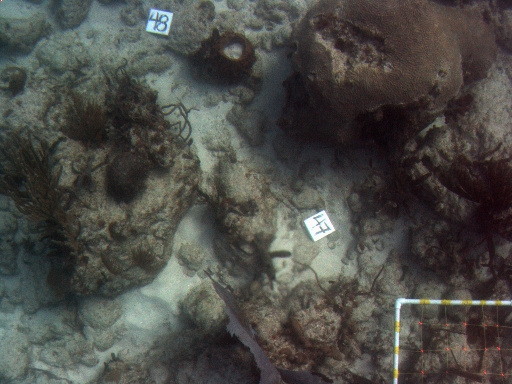
#> input picture Lab2/MVG_Lab2_python_empty/MVG_Lab2_python_empty_for_students/MiamiSet00/imgl01311.jpg, 512 x 384 px
$ python lab2_section3.py
#> lines starting #> are read from the running program, lines starting #| are printed output that depends on the picture
### Lab2/MVG_Lab2_python_empty/MVG_Lab2_python_empty_for_students/src/internal/match_sift.py
import cv2
import matplotlib.pyplot as plt
import numpy as np

def match_sift(img1, img2, dist_ratio=0.6, draw_matches=True):
    """This function reads two images, finds their SIFT features, and creates
    associations between SIFT features using theri descriptors.
    A match is accepted only if its distance is less than dist_ratio times the distance to the
    second closest match. If draw_matches is true, then it displays lines connecting the matched keypoints.
    It returns two list of matched points, using the uv coordinate convention.
    It also returns the original SIFT locations and descriptors for both images.

    Args:
        img1 (cv2.Mat): First grayscale image.
        img2 (cv2.Mat): Second grayscale image.
        dist_ratio (float, optional): Lowe's ratio. Defaults to 0.6.
        draw_matches (bool, optional): Plotting the matched features or not. Defaults to True.

    Returns:
        (numpy.ndarray, numpy.ndarray,
        list[cv2.KeyPoint], numpy.ndarray,
        list[cv2.KeyPoint], numpy.ndarray): Tuple containing the set of points on images #1 and #2,
                                            the keypoints and descriptors in images #1, and
                                            the keypoints and descriptors in images #2.
    """

    # Create SIFT object
    sift = cv2.SIFT_create()

    # Find SIFT keypoints for each image
    kpts1, descs1 = sift.detectAndCompute(img1, None)
    kpts2, descs2 = sift.detectAndCompute(img2, None)

    colour = (0,255,255) # cyan
    thickness = 1
    cols1 = img1.shape[1]

    # Convert descriptors to unit vectors
    descs1 = descs1 / np.linalg.norm(descs1, axis=1)[:,None]
    descs2 = descs2 / np.linalg.norm(descs2, axis=1)[:,None]

    # For each descriptor in the first image, select its match to second image.
    descs2t = descs2.T
    match = np.ones((descs1.shape[0]), dtype=np.int64) * -1
    for i in range(descs1.shape[0]):
        # Computes vector of inverse cosines of dot products
        # using cosine similarity instead of euclidean distance
        angles = np.arccos(descs1[i,:] @ descs2t)

        # Sort angles and return sorted indices and values
        indx = np.argsort(angles)
        vals = angles[indx]

        # Check if nearest neighbor has angle less than Lowe's ratio times 2nd.
        if (vals[0] < dist_ratio * vals[1]):
            match[i] = indx[0]

    if draw_matches:
        # Create a new image showing the two images side by side
        img3 = cv2.hconcat([img1, img2])

        # create 3-channel grayscale image
        img3 = cv2.merge([img3, img3, img3])

        # Show a figure with lines joining the accepted matches
        for i in range(descs1.shape[0]):
            if match[i] > -1:
                img3 = cv2.line(img3, (int(round(kpts1[i].pt[0])), int(round(kpts1[i].pt[1]))),
                                      (int(round(kpts2[match[i]].pt[0]) + cols1), int(round(kpts2[match[i]].pt[1]))),
                                       colour, thickness)

        plt.imshow(img3, origin="upper"); plt.show()
        num = np.sum(match > -1)
        print(f"Found {num} matches.")

    # Create the lists of prospective matched points
    num_points = np.sum(match > -1)
    CL1uv = np.zeros((num_points,2))
    CL2uv = np.zeros((num_points,2))
    cl_counter = 0

    for i in range(descs1.shape[0]):
        if (match[i] > -1):
            CL1uv[cl_counter,:] = [int(round(kpts1[i].pt[0])), int(round(kpts1[i].pt[1]))]
            CL2uv[cl_counter,:] = [int(round(kpts2[match[i]].pt[0])), int(round(kpts2[match[i]].pt[1]))]
            cl_counter += 1

    return CL1uv, CL2uv, kpts1, descs1, kpts2, descs2


def match_sift_opencv(descs1, descs2, dist_ratio=0.6):
    """This function finds matches between two sets of descriptors by first running a
    Brute-force matching scheme and then selecting the match if it passes Lowe's ratio test.
    It returns a list of cv2.DMatch objects containing information about the matching features.

    Args:
        descs1 (numpy.ndarray): Descriptors in first image. Size: Nx128, with N number of features.
        descs2 (numpy.ndarray): Descriptors in second image. Size: Nx128, with N number of features.
        dist_ratio (float, optional): Lowe's ratio. Defaults to 0.6.

    Returns:
        list[DMatch]: List of matches (cv2.DMatch) between the two sets of descriptors.
    """

    # Apply Brute Force matching and find two best matches per feature
    bf = cv2.BFMatcher()
    matches = bf.knnMatch(descs1, descs2, k=2)

    # Iterate over matches
    good_matches = []
    for m,n in matches:
        # Apply Lowe's ratio
        if m.distance < dist_ratio*n.distance:
            good_matches.append([m])

    return good_matches

# [26 lines left out: function draw_matches_opencv, not called in this run]

### Lab2/MVG_Lab2_python_empty/MVG_Lab2_python_empty_for_students/src/projection_error.py
import numpy as np

def projection_error(H12, CL1uv, CL2uv):
    """Given two list of coordinates (CL1uv and CL2uv) on two images and the
    homography that relates them (H12) this function will compute an error vector
    (errorVec).  This vector will contain the Euclidean distance between each
    point in CL1uv and its corresponding point in CL2uv after applying the
    homography  H12.

    Args:
        H12 (numpy.ndarray): Homography relating image #1 and image #2. 3x3 matrix.
        CL1uv (numpy.ndarray): Set of points on image #1. Each row represents a 2-D point (u,v). Size: Nx2, with N number of points.
        CL2uv (numpy.ndarray): Set of points on image #2. Each row represents a 2-D point (u,v). Size: Nx2, with N number of points.

    Returns:
        numpy.ndarray: Set of L2 norm's calculated between the original and projected points. Size: Nx1, with N number of points.
    """
    number_of_points = CL2uv.shape[0]
    # print(f"This is the shape of CL2uv {CL2uv.shape}")
    ones = np.ones((number_of_points,1))
    CL2uv_homogenous = np.concatenate((CL2uv, ones), axis=1).T
    # print(f"This is the shape of CL2uv_homogenous {CL2uv_homogenous.shape}")
    predicted_CL1uv_homogenous = H12 @ CL2uv_homogenous
    # print(f"This is the shape of predicted_CL1uv_homogenous {predicted_CL1uv_homogenous.shape}")

    predicted_CL1uv_cartesian = predicted_CL1uv_homogenous[0:2,]/predicted_CL1uv_homogenous[2:3,]
    # print(f"This is the shape of predicted_CL1uv_cartesian.T {predicted_CL1uv_cartesian.T.shape}")

    error_per_point = np.linalg.norm(predicted_CL1uv_cartesian.T - CL1uv, axis=1)

    # print(f"This is error_per_point of per point {error_per_point}")
    # Project coordinates of second image onto first one
    return error_per_point

    # Calculate the projection error vector
# The following code is for checking the consistency of
# [5 lines that do not run on import are left out]

### Lab2/MVG_Lab2_python_empty/MVG_Lab2_python_empty_for_students/lab2_section3.py
import os
import cv2
import numpy as np
import matplotlib.pyplot as plt

from src.internal.match_sift import match_sift, match_sift_opencv

# the following has not been implemented yet
from src.projection_error import projection_error

def Section3():

    print("Running Section 3...")

    img1_name = "imgl01311.jpg"
    img2_name = "imgl01396.jpg"

    #img1_name = "IMG_1253_small.JPG"
    #img2_name = "IMG_1254_small.JPG"

    ############## LOAD DATA ################

    # Load images from disk
    project_dir = os.getcwd()
    img1_path = os.path.join(project_dir, "MiamiSet00", img1_name)
    img2_path = os.path.join(project_dir, "MiamiSet00", img2_name)
    img1 = cv2.imread(img1_path, cv2.IMREAD_GRAYSCALE)
#> img1: shape (384, 512); min 4, max 251, mean 75.1
    img2 = cv2.imread(img2_path, cv2.IMREAD_GRAYSCALE)
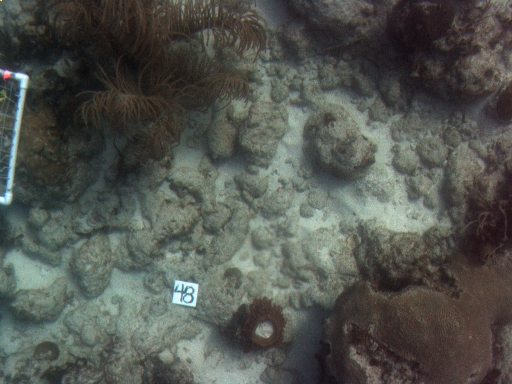
#> input picture Lab2/MVG_Lab2_python_empty/MVG_Lab2_python_empty_for_students/MiamiSet00/imgl01396.jpg, 512 x 384 px
#> img2: shape (384, 512); min 9, max 250, mean 83.3


    ############## SECTION 3 ################

    H12 = np.array([[0.923963,  0.105144,  -41.64614],
                  [-0.105144, 0.923963, -224.7121],
                  [0.0,       0.0,         1.0]])


 #   H12 = np.matrix([[0.991966, 0.135529, -85.4565],
 #                   [-0.135529, 0.991966, -372.3004],
 #                   [0, 0, 1]])


    # Do feature association with the modified match function
    dist_ratio = 0.8
    draw_matches = True
    CL1uv, CL2uv, kpts1, descs1, kpts2, descs2 = match_sift(img1, img2, dist_ratio, draw_matches)
#> in match_sift, `kpts1, descs1 = sift.detectAndCompute(img1, None)`: kpts1 = 1152 keypoints; strongest (x, y, size): (476, 302, 3.7), (400, 302, 6.4), (396, 380, 3.1), (320, 225, 19.8)
#> in match_sift, `kpts2, descs2 = sift.detectAndCompute(img2, None)`: kpts2 = 1031 keypoints; strongest (x, y, size): (23, 78, 8.4), (7, 73, 4.8), (194, 304, 3.3), (20, 104, 5.1)
#> in match_sift, `descs2t = descs2.T`:
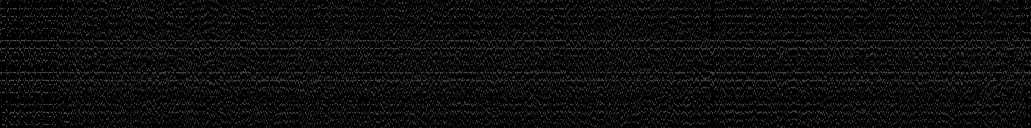
#> descs2t: shape (128, 1031) float32; min 0, max 0.349, mean 0.0535
#> after the loop in match_sift, `for i in range(descs1.shape[0]):`: match = 1152 values, max 960 at index 896, min -1 at index 0, mean 26.39
#> in match_sift, `img3 = cv2.hconcat([img1, img2])`:
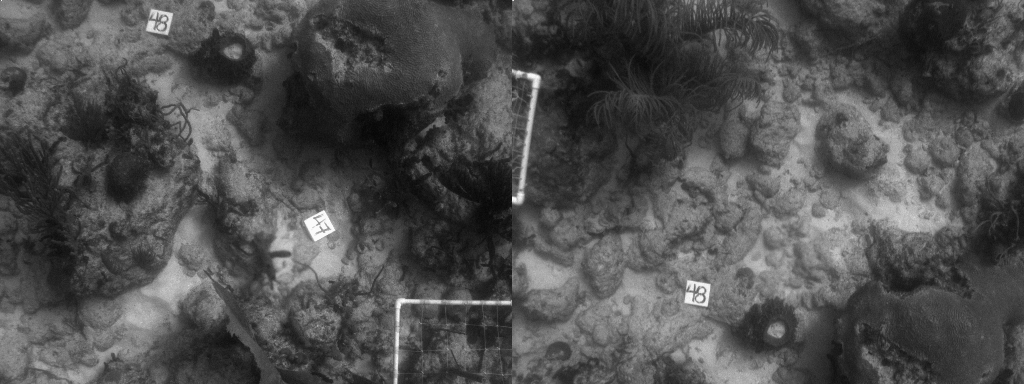
#> img3: shape (384, 1024); min 4, max 251, mean 79.2
#> after the loop in match_sift, `for i in range(descs1.shape[0]):`:
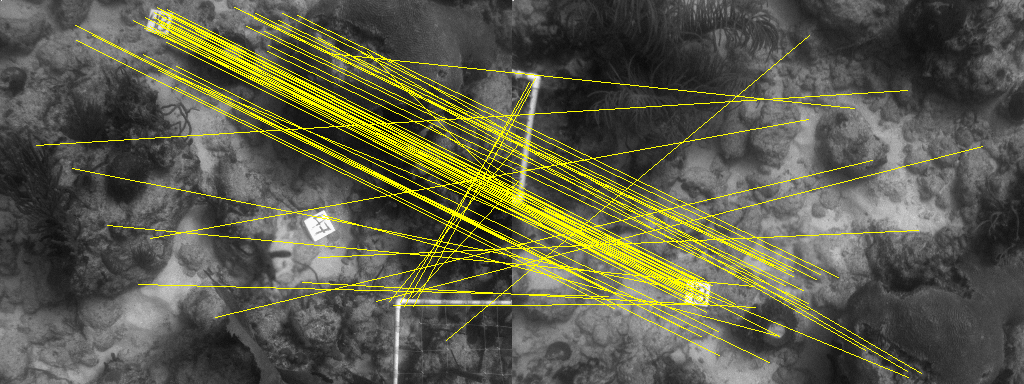
#> img3: shape (384, 1024, 3); mean of channels 0, 1, 2 73.6, 92.5, 92.5; drawn as B, G, R
#> in match_sift, `num = np.sum(match > -1)`: num = 73
#| Found 73 matches.
#> after the loop in match_sift, `for i in range(descs1.shape[0]):`: CL1uv = 73 pairs, first value 36 to 446, second value 7 to 340; CL2uv = 73 pairs, first value 5 to 470, second value 35 to 377; cl_counter = 73

    # print(f"This is the shape of CL1uv, CL2uv and H12 {CL1uv.shape} and {CL2uv.shape} and {H12.shape}")
    # exit()
    # This is an alternative way of finding matches, filtering them with Lowe's ratio
    # and showing the associations, using opencv functions
    matches = match_sift_opencv(descs1, descs2, dist_ratio)
#> in match_sift_opencv, `matches = bf.knnMatch(descs1, descs2, k=2)`: matches = 1152 matches
#> after the loop in match_sift_opencv, `for m,n in matches:`: good_matches = 70 matches
#> matches = 70 matches
    img3 = cv2.drawMatchesKnn(img1, kpts1, img2, kpts2, matches, None, flags=cv2.DrawMatchesFlags_NOT_DRAW_SINGLE_POINTS)
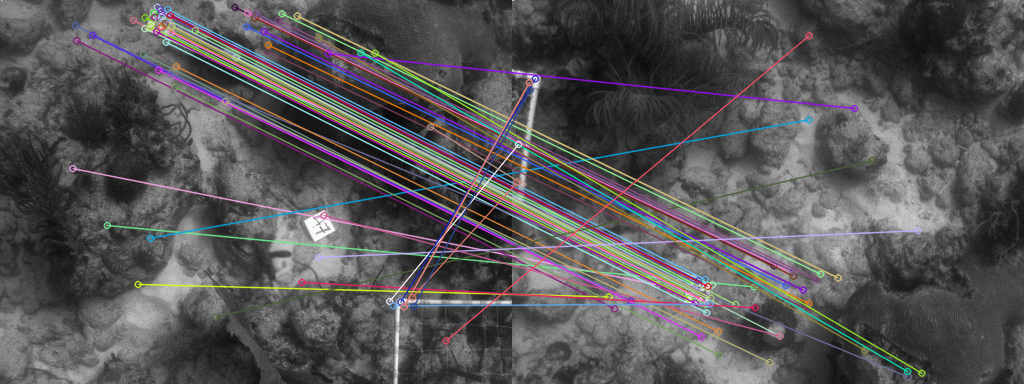
#> img3: shape (384, 1024, 3); mean of channels 0, 1, 2 85.7, 84.8, 86.5; drawn as B, G, R
    plt.imshow(img3, origin="upper"); plt.show()

    draw_matches = False
    dist_threshold = 50

    # Initialize stacks for plotting.
    dist_ratios = []
    avg_rep_errors = []
    max_rep_errors = []
    num_points = []
    num_points_over_threshold = []

    # Iterate over different Lowe's ratio
    step = 0.05
    for dist_ratio in np.arange(0.4, 0.9 + step, step):

        # Find matches between image #1 and #2 and calculate the projection error
        CL1uv, CL2uv, kpts1, descs1, kpts2, descs2 = match_sift(img1, img2, dist_ratio, draw_matches)

        # print(f"This is the shape of predicted_CL1uv_homogenous {predicted_CL1uv_homogenous.shape}")
        # exit()
        error_vec = projection_error(H12,CL1uv,CL2uv)
        print(error_vec)
        if error_vec.size == 0:
            print("No features were associated.")
        else:
            dist_ratios.append(dist_ratio)
            avg_rep_errors.append(np.mean(error_vec))
            max_rep_errors.append(np.max(error_vec))
            num_points.append(CL1uv.shape[0])
            num_points_over_threshold.append(np.sum(error_vec > dist_threshold))
#> this loop made 11 passes
#> (CL1uv, CL2uv, CL2uv_homogenous in projection_error, predicted_CL1uv_cartesian in projection_error, error_vec) on pass 1: ([[158, 20], [161, 26], [165, 23], [236, 57]], [[184, 291], [188, 298], [191, 294], [267, 336]], [[184, 188, 191, 267], [291, 298, 294, 336], [1, 1, 1, 1]], [[159, 163.4, 165.7, 240.4], [24.81, 30.86, 26.85, 57.67]], [4.91, 5.42, 3.92, 4.43])
#> (printed output is left out)
#> after the loop, avg_rep_errors = [4.67, 8.16, 8.11, 63.68, 69.79, 61.54, 65.45, 82.93, 130.5, 194, 256.9]; dist_ratios = [0.4, 0.45, 0.5, 0.55, 0.6, 0.65, 0.7, 0.75, 0.8, 0.85, 0.9]; max_rep_errors = [5.42, 24.58, 24.58, 621.4, 621.4, 621.4, 621.4, 621.4, 621.4, 627.3, 695.8]; num_points = [4, 10, 16, 22, 30, 35, 40, 49, 73, 117, 232]; num_points_over_threshold = [0, 0, 0, 2, 3, 3, 5, 8, 22, 58, 162]

    # Draw two versions of the same plot, one with linear y-axis and the other
    # with log y-axis, to better see the small vs large values
    _, ax = plt.subplots(figsize=(10,5), nrows=1, ncols=2)

    ax[0].plot(dist_ratios, avg_rep_errors, label="Avg Rep Error")
    ax[0].plot(dist_ratios, max_rep_errors, label="Max Rep Error")
    ax[0].plot(dist_ratios, num_points, label="Num Matches")
    ax[0].plot(dist_ratios, num_points_over_threshold, label="Num matches > dist threshold")
    ax[0].set_xlabel("Distance Ratio")
    ax[0].set_ylabel("Error and Num Matches (linear scale)")
    ax[0].legend()

    ax[1].semilogy(dist_ratios, avg_rep_errors, label="Avg Rep Error")
    ax[1].semilogy(dist_ratios, max_rep_errors, label="Max Rep Error")
    ax[1].semilogy(dist_ratios, num_points, label="Num Matches")
    ax[1].semilogy(dist_ratios, num_points_over_threshold, label="Num matches > dist threshold")
    ax[1].set_xlabel("Distance Ratio")
    ax[1].set_ylabel("Error and Num Matches (log scale)")
    ax[1].legend()

    plt.show()
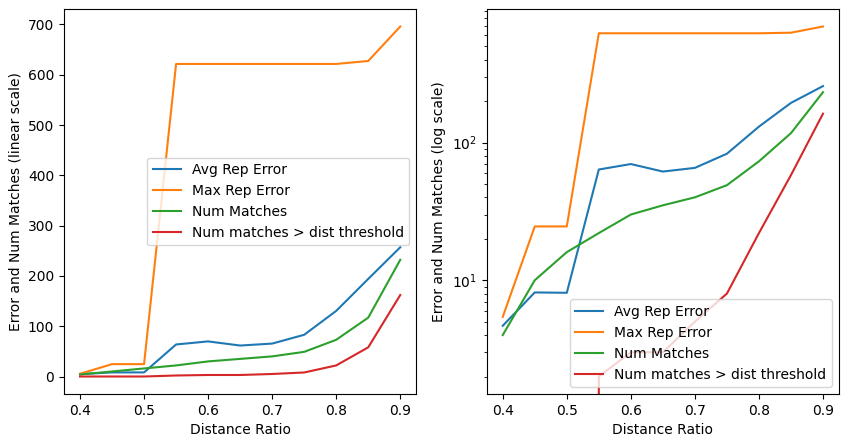
#> figure drawn by matplotlib, 2 panels; panel 1: curve peaks at x = 0.9, y = 256.9; panel 1: curve peaks at x = 0.9, y = 695.8; panel 1: curve peaks at x = 0.9, y = 232; panel 2: curve peaks at x = 0.9, y = 256.9

if __name__ == '__main__':
    Section3()
